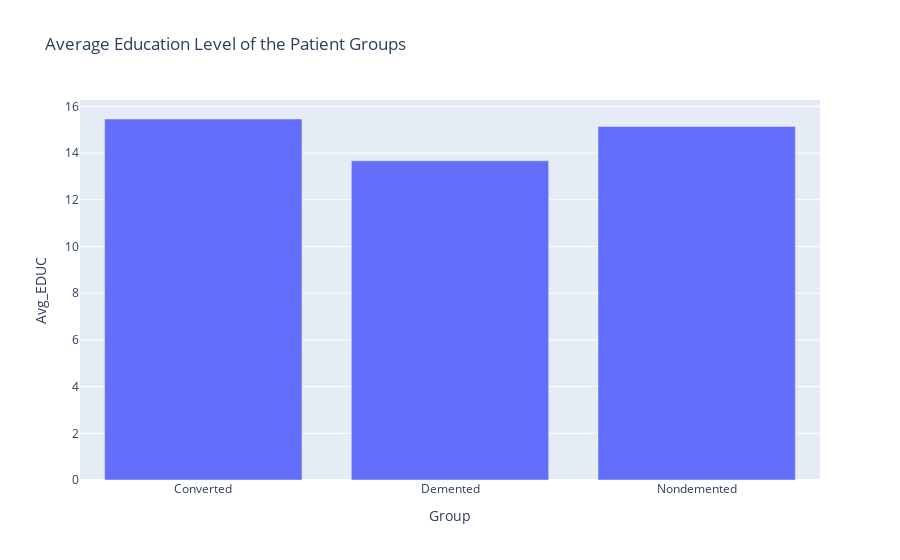

The code cell stored with this chart in its notebook:
### Code cell
# Bargraph of EDUC vs group 
Avg_EDUC = pd.read_sql('select avg("EDUC") as "Avg_EDUC", "Group" from Data_Wrangled group by "Group"', conn)
EDUC_v_Group_BarGraph = px.bar(Avg_EDUC, x = 'Group', y='Avg_EDUC', title = 'Average Education Level of the Patient Groups')
EDUC_v_Group_BarGraph.show()

### Figure 1 — Plotly figure (JSON) as saved in the notebook; plotly's stock layout.template omitted (floating-point values rounded to 4 significant figures)
{"data": [{"alignmentgroup": "True", "hovertemplate": "Group=%{x}<br>Avg_EDUC=%{y}<extra></extra>", "legendgroup": "", "marker": {"color": "#636efa", "pattern": {"shape": ""}}, "name": "", "offsetgroup": "", "orientation": "v", "showlegend": false, "textposition": "auto", "type": "bar", "x": ["Converted", "Demented", "Nondemented"], "xaxis": "x", "y": [15.46, 13.67, 15.14], "yaxis": "y"}], "layout": {"barmode": "relative", "legend": {"tracegroupgap": 0}, "title": {"text": "Average Education Level of the Patient Groups"}, "xaxis": {"anchor": "y", "domain": [0, 1], "title": {"text": "Group"}}, "yaxis": {"anchor": "x", "domain": [0, 1], "title": {"text": "Avg_EDUC"}}}}
